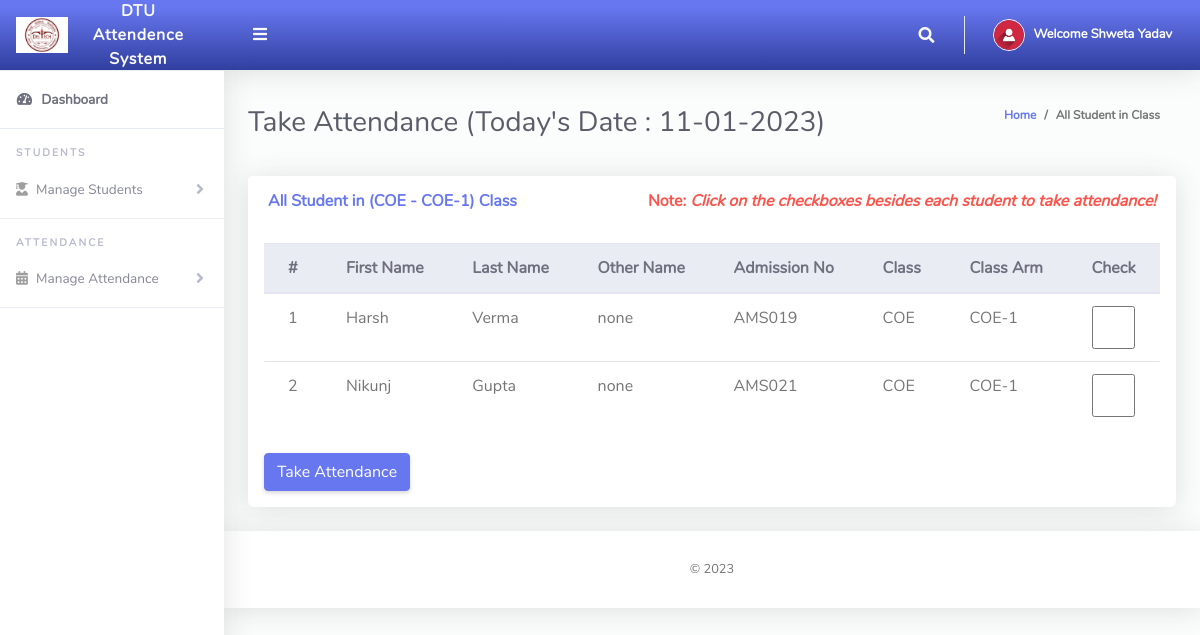
Screenshot of /Professor/takeAttendance.php (signed in) with the database file from the repository.
### tables this page shows
CREATE TABLE `tblclassteacher` (
  `Id` int(10) NOT NULL,
  `firstName` varchar(255) NOT NULL,
  `lastName` varchar(255) NOT NULL,
  `emailAddress` varchar(255) NOT NULL,
  `password` varchar(255) NOT NULL,
  `phoneNo` varchar(50) NOT NULL,
  `classId` varchar(10) NOT NULL,
  `classArmId` varchar(10) NOT NULL,
  `dateCreated` varchar(50) NOT NULL
);

CREATE TABLE `tblclassarms` (
  `Id` int(10) NOT NULL,
  `classId` varchar(10) NOT NULL,
  `classArmName` varchar(255) NOT NULL,
  `isAssigned` varchar(10) NOT NULL
);

CREATE TABLE `tblclass` (
  `Id` int(10) NOT NULL,
  `className` varchar(255) NOT NULL
);

CREATE TABLE `tblstudents` (
  `Id` int(10) NOT NULL,
  `firstName` varchar(255) NOT NULL,
  `lastName` varchar(255) NOT NULL,
  `otherName` varchar(255) NOT NULL,
  `admissionNumber` varchar(255) NOT NULL,
  `password` varchar(50) NOT NULL,
  `classId` varchar(10) NOT NULL,
  `classArmId` varchar(10) NOT NULL,
  `dateCreated` varchar(50) NOT NULL
);

### Professor/takeAttendance.php (the view, shortened to what this page needs)
<?php
include '../Includes/dbcon.php';
    $query = "SELECT tblclass.className,tblclassarms.classArmName
    FROM tblclassteacher
    INNER JOIN tblclass ON tblclass.Id = tblclassteacher.classId
    INNER JOIN tblclassarms ON tblclassarms.Id = tblclassteacher.classArmId
    Where tblclassteacher.Id = '$_SESSION[userId]'";
    $rs = $conn->query($query);
    $rrw = $rs->fetch_assoc();
?>
<!DOCTYPE html>
<html lang="en">
<head>
  <link href="../vendor/fontawesome-free/css/all.min.css" rel="stylesheet" type="text/css">
  <link href="../vendor/bootstrap/css/bootstrap.min.css" rel="stylesheet" type="text/css">
  <link href="css/ruang-admin.min.css" rel="stylesheet">
</head>
<body id="page-top">
  <div id="wrapper">
      <?php include "Includes/sidebar.php";?>
    <div id="content-wrapper" class="d-flex flex-column">
      <div id="content">
       <?php include "Includes/topbar.php";?>
        <div class="container-fluid" id="container-wrapper">
          <div class="d-sm-flex align-items-center justify-content-between mb-4">
            <h1 class="h3 mb-0 text-gray-800">Take Attendance (Today's Date : <?php echo $todaysDate = date("m-d-Y");?>)</h1>
            <ol class="breadcrumb">
              <li class="breadcrumb-item"><a href="./">Home</a></li>
              <li class="breadcrumb-item active" aria-current="page">All Student in Class</li>
            </ol>
          </div>
          <div class="row">
            <div class="col-lg-12">
        <form method="post">
            <div class="row">
              <div class="col-lg-12">
              <div class="card mb-4">
                <div class="card-header py-3 d-flex flex-row align-items-center justify-content-between">
                  <h6 class="m-0 font-weight-bold text-primary">All Student in (<?php echo $rrw['className'].' - '.$rrw['classArmName'];?>) Class</h6>
                  <h6 class="m-0 font-weight-bold text-danger">Note: <i>Click on the checkboxes besides each student to take attendance!</i></h6>
                </div>
                <div class="table-responsive p-3">
                  <table class="table align-items-center table-flush table-hover">
                    <thead class="thead-light">
                      <tr>
                        <th>#</th>
                        <th>First Name</th>
                        <th>Last Name</th>
                        <th>Other Name</th>
                        <th>Admission No</th>
                        <th>Class</th>
                        <th>Class Arm</th>
                        <th>Check</th>
                      </tr>
                    </thead>
                    <tbody>
                  <?php
                      $query = "SELECT tblstudents.Id,tblstudents.admissionNumber,tblclass.className,tblclass.Id As classId,tblclassarms.classArmName,tblclassarms.Id AS classArmId,tblstudents.firstName,
                      tblstudents.lastName,tblstudents.otherName,tblstudents.admissionNumber,tblstudents.dateCreated
                      FROM tblstudents
                      INNER JOIN tblclass ON tblclass.Id = tblstudents.classId
                      INNER JOIN tblclassarms ON tblclassarms.Id = tblstudents.classArmId
                      where tblstudents.classId = '$_SESSION[classId]' and tblstudents.classArmId = '$_SESSION[classArmId]'";
                      $rs = $conn->query($query);
                      $num = $rs->num_rows;
                      $sn=0;
                      if($num > 0)
                      {
                        while ($rows = $rs->fetch_assoc())
                          {
                             $sn = $sn + 1;
                            echo"
                              <tr>
                                <td>".$sn."</td>
                                <td>".$rows['firstName']."</td>
                                <td>".$rows['lastName']."</td>
                                <td>".$rows['otherName']."</td>
                                <td>".$rows['admissionNumber']."</td>
                                <td>".$rows['className']."</td>
                                <td>".$rows['classArmName']."</td>
                                <td><input name='check[]' type='checkbox' value=".$rows['admissionNumber']." class='form-control'></td>
                              </tr>";
                          }
                      }
                      else
                      {
                           echo
                           "<div class='alert alert-danger' role='alert'>
                            No Record Found!
                            </div>";
                      }
                      ?>
                    </tbody>
                  </table>
                  <br>
                  <button type="submit" name="save" class="btn btn-primary">Take Attendance</button>
                  </form>
                </div>
              </div>
            </div>
            </div>
          </div>
        </div>
       <?php include "Includes/footer.php";?>
</body>
</html>

### Professor/Includes/sidebar.php (shortened to what this page needs)
<ul class="navbar-nav sidebar sidebar-light accordion" id="accordionSidebar">
     <a class="sidebar-brand d-flex align-items-center bg-gradient-primary justify-content-center" href="index.php">
       <div class="sidebar-brand-icon" >
         <img src="img/logo/attnlg.jpg">
       </div>
       <div class="sidebar-brand-text mx-3">DTU Attendence System</div>
     </a>
     <hr class="sidebar-divider my-0">
     <li class="nav-item active">
       <a class="nav-link" href="index.php">
         <i class="fas fa-fw fa-tachometer-alt"></i>
         <span>Dashboard</span></a>
     </li>
     <hr class="sidebar-divider">
     <div class="sidebar-heading">
       Students
     </div>
      <li class="nav-item">
       <a class="nav-link collapsed" href="#" data-toggle="collapse" data-target="#collapseBootstrap2"
         aria-expanded="true" aria-controls="collapseBootstrap2">
         <i class="fas fa-user-graduate"></i>
         <span>Manage Students</span>
       </a>
     </li>
     <hr class="sidebar-divider">
     <div class="sidebar-heading">
     Attendance
     </div>
      <li class="nav-item">
       <a class="nav-link collapsed" href="#" data-toggle="collapse" data-target="#collapseBootstrapcon"
         aria-expanded="true" aria-controls="collapseBootstrapcon">
         <i class="fa fa-calendar-alt"></i>
         <span>Manage Attendance</span>
       </a>
     </li>
     <hr class="sidebar-divider">
   </ul>

### Professor/Includes/topbar.php (shortened to what this page needs)
<?php
  $query = "SELECT * FROM tblclassteacher WHERE Id = ".$_SESSION['userId']."";
  $rs = $conn->query($query);
  $rows = $rs->fetch_assoc();
  $fullName = $rows['firstName']." ".$rows['lastName'];;
?>
<nav class="navbar navbar-expand navbar-light bg-gradient-primary topbar mb-4 static-top">
          <button id="sidebarToggleTop" class="btn btn-link rounded-circle mr-3">
            <i class="fa fa-bars"></i>
          </button>
          <ul class="navbar-nav ml-auto">
            <li class="nav-item dropdown no-arrow">
              <a class="nav-link dropdown-toggle" href="#" id="searchDropdown" role="button" data-toggle="dropdown"
                aria-haspopup="true" aria-expanded="false">
                <i class="fas fa-search fa-fw"></i>
              </a>
            </li>
            <li class="nav-item dropdown no-arrow">
              <a class="nav-link dropdown-toggle" href="#" id="userDropdown" role="button" data-toggle="dropdown"
                aria-haspopup="true" aria-expanded="false">
                <img class="img-profile rounded-circle" src="img/user-icn.png" style="max-width: 60px">
                <span class="ml-2 d-none d-lg-inline text-white small"><b>Welcome <?php echo $fullName;?></b></span>
              </a>
            </li>
          </ul>
        </nav>

### Professor/Includes/footer.php
<footer class="sticky-footer bg-white">
        <div class="container my-auto">
          <div class="copyright text-center my-auto">
            <span> &copy; <script> document.write(new Date().getFullYear()); </script>
            </span>
          </div>
        </div>
      </footer>

### rows the page displays
tblclassteacher: fullName "Shweta Yadav"
tblclassarms: classId.className "COE", classArmName "COE-1"
tblstudents: firstName "Harsh", lastName "Verma", otherName "none", admissionNumber "AMS019", classId.className "COE", classArmId.classArmName "COE-1"
tblstudents: firstName "Nikunj", lastName "Gupta", otherName "none", admissionNumber "AMS021", classId.className "COE", classArmId.classArmName "COE-1"
